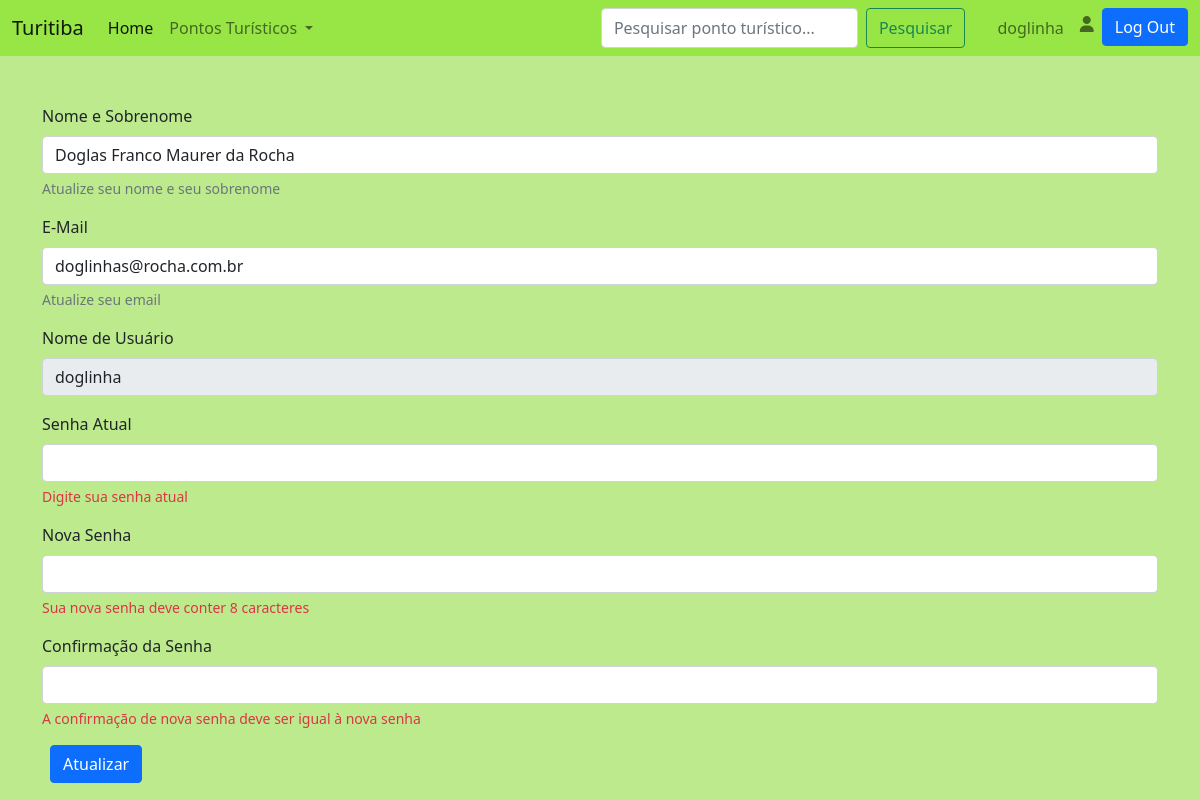
/user/doglinha (signed in), run on the app's committed database.
### tables this page shows
CREATE TABLE users (id INTEGER NOT NULL PRIMARY KEY,
username TEXT NOT NULL UNIQUE,
name TEXT NOT NULL,
email TEXT NOT NULL UNIQUE,
password_hash TEXT NOT NULL);

### main.py (the view)
@app.route('/user/<username>')
@login_required
def user(username: str):
    user_info = db.get_user_info(username)
    info = {
        'username': username,
        'name': user_info[0],
        'email': user_info[1]
    }
    return render_template('user.html', info=info)

### db_manager.py (called while the page is built)
    def create_connection(self) -> None:
        connection = sql.connect(self.path_to_db)
        cursor = connection.cursor()
        return connection, cursor

    def close_connection(self, connection: object) -> None:
        connection.commit()
        connection.close()

    def get_user_info(self, username: str) -> list:
        connection, cursor = self.create_connection()
        user_info = cursor.execute('''SELECT name, email
                                   FROM users
                                   WHERE username = ?''',
                                   (username,)).fetchone()
        self.close_connection(connection)
        return user_info

### helpers.py (called while the page is built)
def login_required(f):
    @wraps(f)
    def decorated_function(*args, **kwargs):
        if session.get("username") is None:
            return redirect("/login")
        return f(*args, **kwargs)
    return decorated_function

### main.py (called while the page is built)
@app.after_request
def after_request(response):
    response.headers['Cache-Control'] = 'no-cache, no-store, must-revalidate'
    response.headers['Expires'] = 0
    response.headers['Pragma'] = 'no-cache'
    return response

### templates/user.html (shortened to what this page needs)
{% extends 'layout.html' %}
{% block body %}
    <article class="container-sm mt-5">
        <form method="POST" action="/update-user/{{ info.username }}">
            <div class="my-3 form-group">
                <label for="name" class="form-label">Nome e Sobrenome</label>
                <input type="text" class="form-control" id="name" name="name" aria-describedby="name" autocomplete="off"
                    value="{{ info.name }}">
                <p id="name-alert" class="form-text">Atualize seu nome e seu sobrenome</p>
            </div>
            <div class="my-3 form-group">
                <label for="email" class="form-label">E-Mail</label>
                <input type="email" class="form-control" id="email" name="email" aria-describedby="email" autocomplete="off"
                    value="{{ info.email }}">
                <p id="email-alert" class="form-text">Atualize seu email</p>
            </div>
            <div class="my-3 form-group">
                <label for="username" class="form-label">Nome de Usuário</label>
                <input type="text" class="form-control" id="username" name="username" aria-describedby="username" autocomplete="off"
                    disabled value="{{ info.username }}">
            </div>
            <div class="my-3 form-group">
                <label for="password" class="form-label">Senha Atual</label>
                <input type="password" class="form-control" id="old-password" autocomplete="off" name="old-password">
                <p id="old-password-alert" class="form-text text-danger">Digite sua senha atual</p>
            </div>
            <div class="my-3 form-group">
                <label for="password" class="form-label">Nova Senha</label>
                <input type="password" class="form-control" id="password" autocomplete="off" name="password">
                <p id="password-alert" class="form-text text-danger">Sua nova senha deve conter 8 caracteres</p>
            </div>
            <div class="my-3 form-group">
                <label for="confrim-password" class="form-label">Confirmação da Senha</label>
                <input type="password" class="form-control" id="confirm-password" autocomplete="off" name="confirm-password">
                <p id="confirm-password-alert" class="form-text text-danger">A confirmação de nova senha deve ser igual à nova senha</p>
            </div>
            <div class="my-3 form-group">
                <input id="submit" type="submit" class="btn btn-primary mx-2" value="Atualizar">
            </div>
        </form>
    </article>
{% endblock body %}

### templates/layout.html (shortened to what this page needs)
<!DOCTYPE html>
<html lang="en">
    <head>
        <link href="https://cdn.jsdelivr.net/npm/bootstrap@5.1.3/dist/css/bootstrap.min.css" rel="stylesheet">
        <link rel="stylesheet" href="../static/css/style.css">
    </head>
    <body>
        <nav class="navbar navbar-expand-lg navbar-light" id="navbar">
            <div class="container-fluid">
                <a class="navbar-brand">Turitiba</a>
                <div class="collapse navbar-collapse" id="navbarSupportedContent">
                    <ul class="navbar-nav me-auto mb-2 mb-lg-0">
                        <li class="nav-item">
                            <a class="nav-link active" aria-current="page" href="/">Home</a>
                        </li>
                        <li class="nav-item dropdown">
                            <a class="nav-link dropdown-toggle" href="#" id="navbarDropdown" role="button" data-bs-toggle="dropdown" aria-expanded="false">
                                Pontos Turísticos
                            </a>
                        </li>
                    </ul>
                    <div class="navbar-nav d-flex">
                        <form action="/search" method="POST" class="d-flex mx-4">
                            <input class="form-control me-2" type="search" placeholder="Pesquisar ponto turístico..." aria-label="Search"
                                name="search">
                            <button class="btn btn-outline-success" type="submit">Pesquisar</button>
                          </form>
                        {% if session.username %}
                            <a href="/user/{{ session.username }}" class="nav-link">{{ session.username }}</a>
                            <i class="nav-link fa-solid fa-user"></i>
                            <form action="/logout?callback=main" method="post">
                                <input type="submit" value="Log Out" class="btn btn-primary">
                            </form>
                        {% else %}
                            <a class="nav-link" href="/register">Cadastrar</a>
                            <a class="nav-link" href="/login">Log In</a>
                        {% endif %}
                    </div>
                </div>
            </div>
        </nav>
        <main>
            {% block body %}{% endblock %}
        </main>
    </body>
</html>

### static/css/style.css (style rules this page uses)
body { background-color: #BDEA8C; }
#navbar { background-color: #98E645; }

### data on the page
users: username "doglinha", name "Doglas Franco Maurer da Rocha", email "doglinhas@rocha.com.br"
